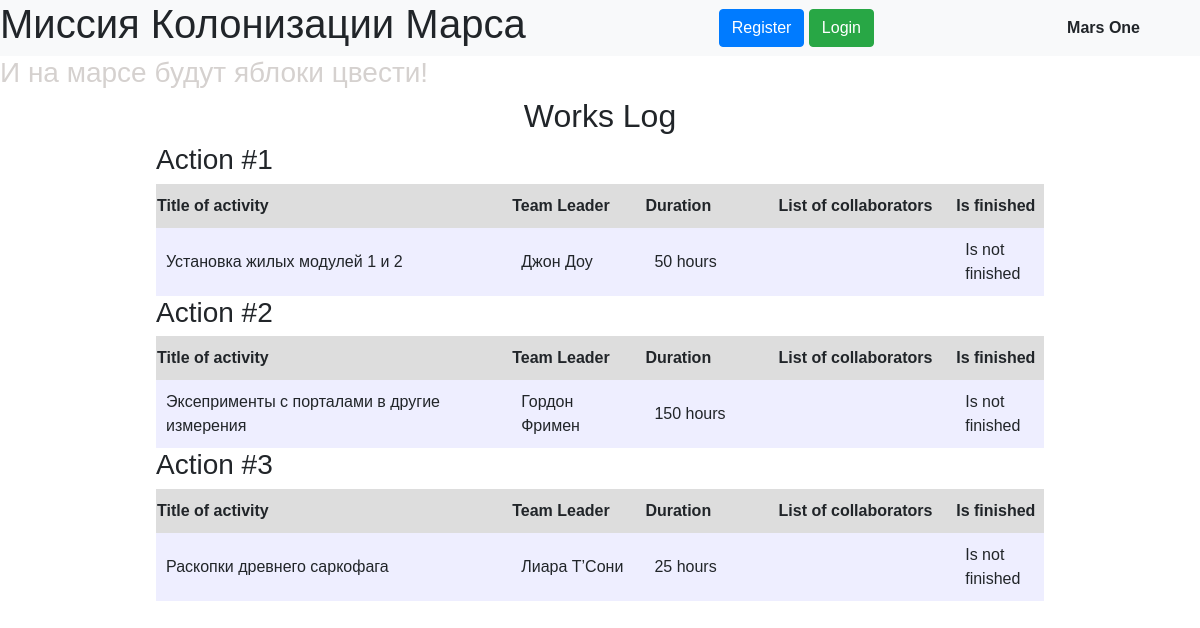
The page /index on the database as committed earlier.
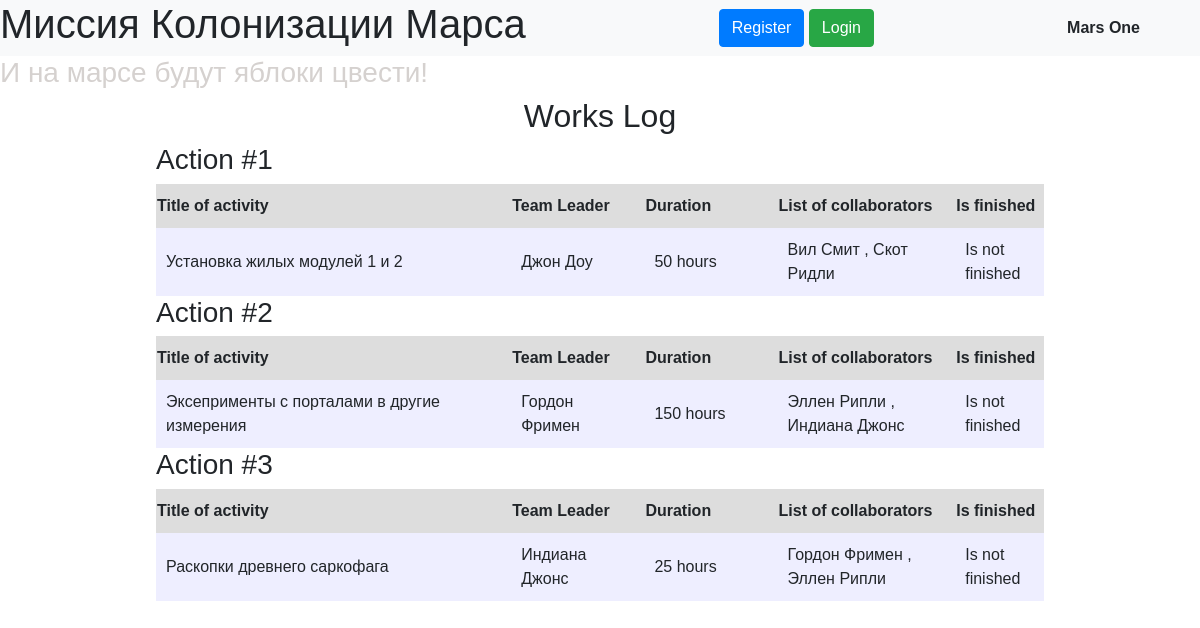
The same page on the database as committed later.
### data/jobs.py (models this page shows)
class Jobs (SqlAlchemyBase):
    __tablename__ = 'jobs'
    id = sqlalchemy.Column(sqlalchemy.Integer, primary_key=True, autoincrement=True)
    team_leader_id = sqlalchemy.Column(sqlalchemy.Integer, sqlalchemy.ForeignKey("users.id"))
    job = sqlalchemy.Column(sqlalchemy.String, nullable=True)
    work_size = sqlalchemy.Column(sqlalchemy.Integer, nullable=True)
    start_date = sqlalchemy.Column(sqlalchemy.DateTime, nullable=True)
    end_date = sqlalchemy.Column(sqlalchemy.DateTime, nullable=True)
    is_finished = sqlalchemy.Column(sqlalchemy.Boolean, nullable=True)
    team_leader = orm.relationship(User, foreign_keys=[team_leader_id])
    collaborators = orm.relationship(User, secondary='jobs_to_collaborators', backref="users")

### data/users.py (models this page shows, shortened)
class User(SqlAlchemyBase, UserMixin):
    __tablename__ = 'users'
    id = sqlalchemy.Column(sqlalchemy.Integer, primary_key=True, autoincrement=True)
    surname = sqlalchemy.Column(sqlalchemy.String, nullable=True)
    name = sqlalchemy.Column(sqlalchemy.String, nullable=True)
    age = sqlalchemy.Column(sqlalchemy.Integer, nullable=True)
    position = sqlalchemy.Column(sqlalchemy.String, nullable=True)
    speciality = sqlalchemy.Column(sqlalchemy.String, nullable=True)
    address = sqlalchemy.Column(sqlalchemy.String, nullable=True)
    email = sqlalchemy.Column(sqlalchemy.String, nullable=True, unique=True)
    hashed_password = sqlalchemy.Column(sqlalchemy.String, nullable=True)
    modified_date = sqlalchemy.Column(sqlalchemy.DateTime, default=datetime.datetime.now(), nullable=True)

### main.py (the view)
@app.route('/')
@app.route('/index')
def working_journal():
    session = db_session.create_session()
    data = session.query(Jobs).all()
    return render_template('working_journal.html', title='Work log',
                           current_user=flask_login.current_user, data=data)

### data/db_session.py (called while the page is built)
def create_session() -> Session:
    global __factory
    return __factory()

### templates/working_journal.html
{% extends "base.html" %}
{% block css_link %}
    <link rel='stylesheet' href="{{url_for('static', filename='css/working_journal.css')}}">
{% endblock %}
{% block content %}
    <div id='title'>
		<h2>Works Log</h2>
	</div>
	<div id='log_container'>
        {% for action in data %}
		    <div>
			    <div><h3>Action #{{loop.index}}</h3></div>
			    <table>
				    <tr class='header_row'>
					    <th class='column_40'>Title of activity</th>
					    <th class='column_15'>Team Leader</th>
					    <th class='column_15'>Duration</th>
					    <th>List of collaborators</th>
					    <th class='column_10'>Is finished</th>
				    </tr>
				    <tr>
					    <td>{{action.job}}</td>
					    <td>{{action.team_leader.name}} {{action.team_leader.surname}}</td>
					    <td>{{action.work_size}} hours</td>
					    <td>
							{% for user in action.collaborators %}
								{{user.name}} {{user.surname}} {% if not loop.last %}, {% endif %}
							{% endfor %}
						</td>
					    <td>{% if action.is_finished %}Is finished{% else %} Is not finished {% endif %}</td>
				    </tr>
			    </table>
		    </div>
        {% endfor %}
	</div>
{% endblock %}

### templates/base.html (shortened to what this page needs)
<!DOCTYPE html>
<html lang="en">
<head>
    <link rel='stylesheet' href="{{url_for('static', filename='css/base.css')}}">
	<link rel="stylesheet" href="https://stackpath.bootstrapcdn.com/bootstrap/4.4.1/css/bootstrap.min.css">
    {% block css_link %}{% endblock %}
</head>
<body>
<div id='header'>
	<div class='flexbox' id='top'>
		<div><h1>Миссия Колонизации Марса</h1></div>
		<div class="center_text">
			<div>
				{% if current_user.is_authenticated %}
    				<a class="navbar-brand" href="/logout">{{ current_user.name }} {{ current_user.surname }}</a>
				{% else %}
					<a class="btn btn-primary " href="/register">Register</a>
        			<a class="btn btn-success" href="/login">Login</a>
				{% endif %}
			</div>
		</div>
		<div class='center_text' id='mission_logo'><span>Mars One</span></div>
	</div>
	<div id='motivation'>
		<h3>И на марсе будут яблоки цвести!</h3>
	</div>
</div>
<main role="main" class="container">
    {% block content %}{% endblock %}
</main>
</body>
</html>

### static/css/base.css (style rules this page uses)
.flexbox { display: flex; }
#header { width: 100vw; }
#top { background-color: #f8f9fa; justify-content: space-between; align-content: center; flex-direction: row; }
#mission_logo { font-weight: bold; margin-right: 5%; }
#motivation { font-weight: bold; color: #d5d1cf; }
.center_text { display: flex; justify-content: center; align-content: center; flex-direction: column; }
.center_text > span { display: block; }
* { font-family: Arial; }

### static/css/working_journal.css (style rules this page uses)
main { width: 100vw; }
#title { text-align: center; }
.header_row { background-color: #dddddd; }
.column_40 { width: 40%; }
.column_15 { width: 15%; }
.column_10 { width: 10% }
table { border-spacing: 0px; width:100%; }
td { background-color: #eeeeff; padding: 10px; }
h3 { margin-bottom: 7px; }
th { text-align: left; padding-top: 10px; padding-bottom: 10px; }
#log_container { padding-left: 10%; padding-right: 10%; }

Rows that differ between the two databases and show on the page:
changed Jobs "Установка жилых модулей 1 и 2": gains User (name "Вил", surname "Cмит"); gains User (name "Скот", surname "Ридли")
changed Jobs "Эксеприменты с порталами в другие измерения": gains User (name "Эллен", surname "Рипли"); gains User (name "Индиана", surname "Джонс")
changed Jobs "Раскопки древнего саркофага": gains User (name "Эллен", surname "Рипли"); gains User (name "Гордон", surname "Фримен"); team_leader.name "Лиара" → "Индиана"; team_leader.surname "Т’Сони" → "Джонс"
